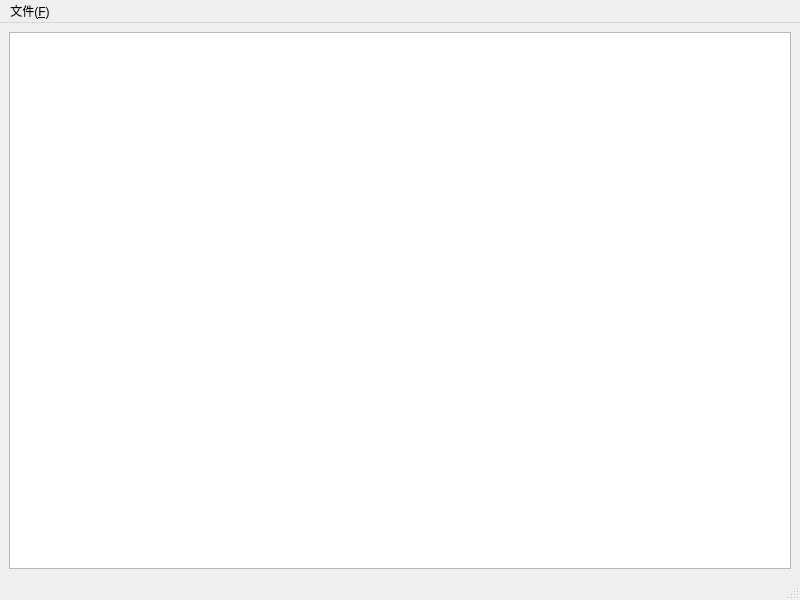
<?xml version="1.0" encoding="UTF-8"?>
<ui version="4.0">
 <class>MainWindow</class>
 <widget class="QMainWindow" name="MainWindow">
  <property name="geometry">
   <rect>
    <x>0</x>
    <y>0</y>
    <width>800</width>
    <height>600</height>
   </rect>
  </property>
  <property name="windowTitle">
   <string>MainWindow</string>
  </property>
  <widget class="QWidget" name="centralwidget">
   <layout class="QVBoxLayout" name="verticalLayout">
    <item>
     <widget class="QTextEdit" name="textEdit"/>
    </item>
   </layout>
  </widget>
  <widget class="QMenuBar" name="menubar">
   <property name="geometry">
    <rect>
     <x>0</x>
     <y>0</y>
     <width>800</width>
     <height>25</height>
    </rect>
   </property>
   <widget class="QMenu" name="menu_F">
    <property name="title">
     <string>文件(&amp;F)</string>
    </property>
    <addaction name="new_file_Action"/>
    <addaction name="open_file_Action"/>
    <addaction name="save_file_Action"/>
    <addaction name="save_another_file_Action"/>
   </widget>
   <addaction name="menu_F"/>
  </widget>
  <widget class="QStatusBar" name="statusbar"/>
  <action name="new_file_Action">
   <property name="text">
    <string>new file&amp;(ctrl + N)</string>
   </property>
  </action>
  <action name="save_file_Action">
   <property name="text">
    <string>save file&amp;(ctrl + S)</string>
   </property>
  </action>
  <action name="open_file_Action">
   <property name="text">
    <string>open file&amp;(ctrl + O)</string>
   </property>
  </action>
  <action name="save_another_file_Action">
   <property name="text">
    <string>save another file&amp;(ctrl + shift + S)</string>
   </property>
  </action>
 </widget>
 <resources/>
 <connections/>
</ui>
